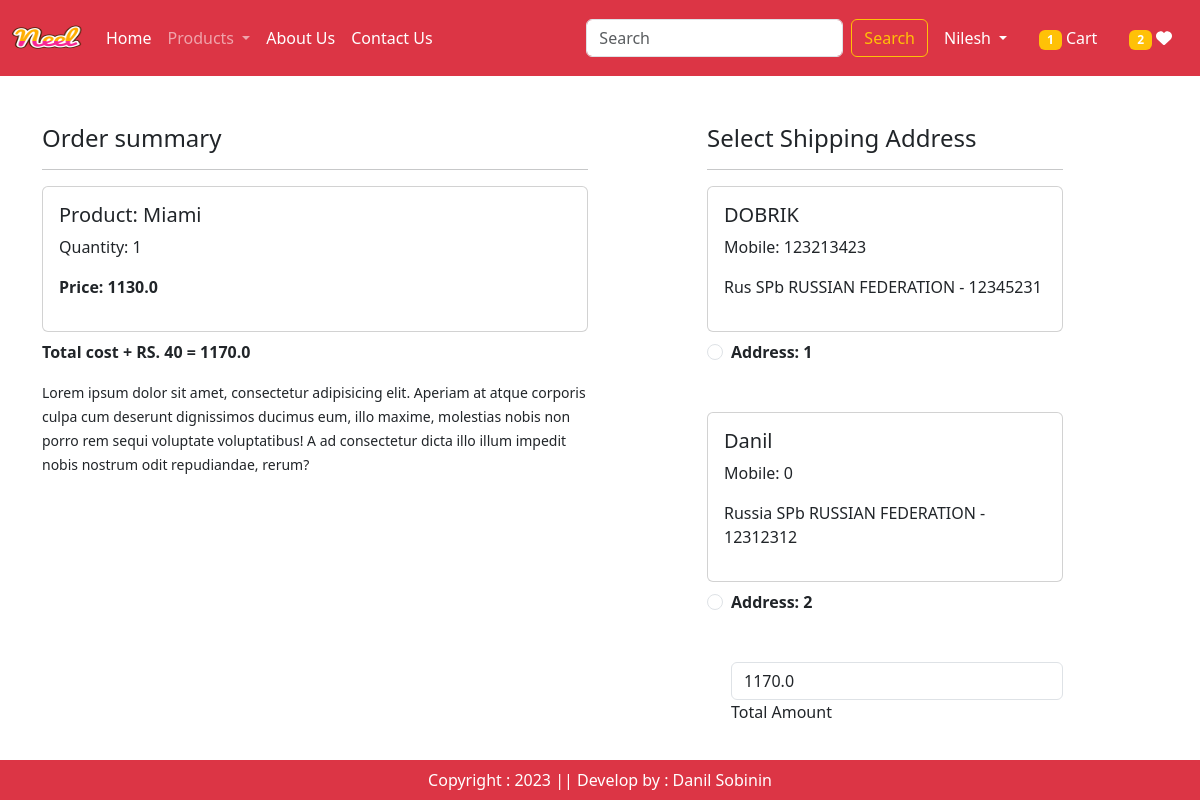
Screenshot of /checkout/ (signed in) with the database file from the repository.
### app/models.py (models this page shows, shortened)
class Cart(models.Model):
    user = models.ForeignKey(User, on_delete=models.CASCADE)
    product = models.ForeignKey(Product, on_delete=models.CASCADE)
    quantity = models.PositiveIntegerField(default=1)

class Product(models.Model):
    title = models.CharField(max_length=100)
    selling_price = models.FloatField()
    discounted_price = models.FloatField()
    description = models.TextField()
    composition = models.TextField(default='')
    prodapp = models.TextField(default='')
    category = models.CharField(choices=CATEGORY_CHOICES, max_length=2)
    product_image = models.ImageField(upload_to='product')

class Customer(models.Model):
    user = models.ForeignKey(User, on_delete=models.CASCADE)
    name = models.CharField(max_length=200)
    locality = models.CharField(max_length=200)
    city = models.CharField(max_length=50)
    mobile = models.IntegerField(default=0)
    zipcode = models.IntegerField()
    state = models.CharField(choices=STATE_CHOICES, max_length=100)

### app/views.py (the view)
# urls.py: path('checkout/', views.checkout.as_view(), name='checkout'),
@method_decorator(login_required, name='dispatch')
class checkout(View):
    def get(self, request):
        totalitem = 0
        wishitem = 0
        if request.user.is_authenticated:
            totalitem = len(Cart.objects.filter(user=request.user))
            wishitem = len(Wishlist.objects.filter(user=request.user))
        user = request.user
        add = Customer.objects.filter(user=user)
        cart_items = Cart.objects.filter(user=user)
        amount = 0
        for p in cart_items:
            value = p.quantity * p.product.discounted_price
            amount = amount + value
        total_amount = amount + 40
        return render(request, 'app/checkout.html', locals())

### app/templates/app/checkout.html (shortened to what this page needs)
{% extends 'app/base.html' %}
{% load static %}
{% block main-content %}
	<div class="container">
        <div class="row mt-5">
            <div class="col-sm-6">
                <h4>Order summary</h4>
                <hr>
                {% for item in cart_items %}
                	<div class="card mb-2">
                        <div class="card-body">
                            <h5>Product: {{ item.product.title }}</h5>
                            <p>Quantity: {{ item.quantity }}</p>
                            <p class="fw-bold">Price: {{ item.product.discounted_price }}</p>
                        </div>
                    </div>
                {% endfor %}
                <p class="fw-bold">Total cost + RS. 40 = {{ total_amount }}</p>
                <small>Lorem ipsum dolor sit amet, consectetur adipisicing elit. Aperiam at atque corporis culpa cum
                    deserunt dignissimos ducimus eum, illo maxime, molestias nobis non porro rem sequi voluptate
                    voluptatibus! A ad consectetur dicta illo illum impedit nobis nostrum odit repudiandae,
                    rerum?</small>
            </div>
            <div class="col-sm-4 offset-sm-1">
                <h4>Select Shipping Address</h4>
                <hr>
                <form method="post" id="myform">
                    {% for ad in add %}
                    	<div class="card">
                            <div class="card-body">
                                <h5>{{ ad.name }}</h5>
                                <p>Mobile: {{ ad.mobile }}</p>
                                <p>{{ ad.locality }} {{ ad.city }} {{ ad.state }} - {{ ad.zipcode }}</p>
                            </div>
                        </div>
                        <div class="form-check mt-2 mb-5">
                            <input type="radio" class="form-check-input" name="custid" id="custadd{{ forloop.counter }}" value="{{ ad.id }}" />
                            <label for="custadd{{ forloop.counter }}" class="form-check-label fw-bold"> Address: {{ forloop.counter }}</label>
                        </div>
                    {% endfor %}
                    <div class="form-check mb-3">
                        <input type="number" class="form-control" name="total_amount" value="{{ total_amount }}" readonly />
                        <label for="total_amount" class="form-label">Total Amount</label>
                    </div>
                    <div class="text-end">
                        <button class="btn btn-warning mt-3 px-5 fw-bold">Continue</button>
                    </div>
                </form>
            </div>
        </div>
    </div>
{% endblock %}

### rows the page displays
Cart: product "Miami", quantity "1", product.discounted_price "1130.0"
Customer: name "DOBRIK", mobile "123213423", locality "Rus", city "SPb", state "RUSSIAN FEDERATION", zipcode "12345231"
Customer: name "Danil", mobile "0", locality "Russia", city "SPb", state "RUSSIAN FEDERATION", zipcode "12312312"

### other values shown
{{ totalitem }} "1"
{{ wishitem }} "2"
{{ total_amount }} "1170.0"
